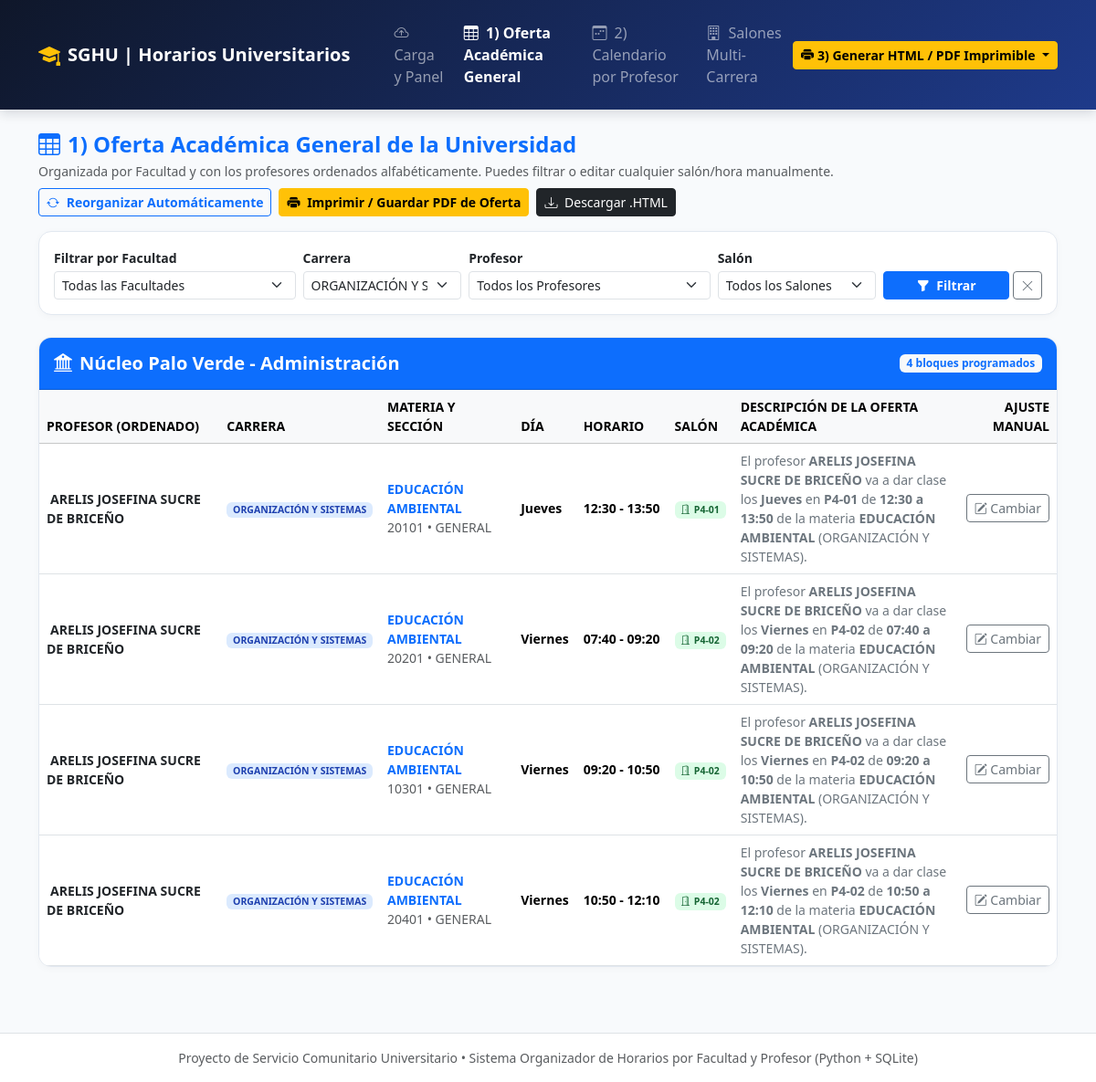
Screenshot of /oferta-general?carrera_id=65 with the database file from the repository.
### tables this page shows
CREATE TABLE asignaciones_horario (
        id INTEGER PRIMARY KEY AUTOINCREMENT,
        carga_id INTEGER NOT NULL,
        profesor_id INTEGER NOT NULL,
        materia_id INTEGER NOT NULL,
        salon_id INTEGER NOT NULL,
        dia TEXT NOT NULL,
        hora_inicio TEXT NOT NULL,
        hora_fin TEXT NOT NULL,
        estado TEXT DEFAULT 'Confirmado',
        FOREIGN KEY (carga_id) REFERENCES carga_academica(id) ON DELETE CASCADE,
        FOREIGN KEY (profesor_id) REFERENCES profesores(id) ON DELETE CASCADE,
        FOREIGN KEY (materia_id) REFERENCES materias(id) ON DELETE CASCADE,
        FOREIGN KEY (salon_id) REFERENCES salones(id) ON DELETE CASCADE
    );

CREATE TABLE facultades (
        id INTEGER PRIMARY KEY AUTOINCREMENT,
        nombre TEXT NOT NULL UNIQUE
    );

CREATE TABLE profesores (
        id INTEGER PRIMARY KEY AUTOINCREMENT,
        nombre TEXT NOT NULL UNIQUE,
        cedula TEXT DEFAULT '',
        email TEXT DEFAULT ''
    );

CREATE TABLE carreras (
        id INTEGER PRIMARY KEY AUTOINCREMENT,
        nombre TEXT NOT NULL,
        facultad_id INTEGER NOT NULL,
        UNIQUE(nombre, facultad_id),
        FOREIGN KEY (facultad_id) REFERENCES facultades(id) ON DELETE CASCADE
    );

CREATE TABLE materias (
        id INTEGER PRIMARY KEY AUTOINCREMENT,
        nombre TEXT NOT NULL,
        codigo TEXT DEFAULT '',
        carrera_id INTEGER NOT NULL,
        semestre TEXT DEFAULT '1er Semestre',
        UNIQUE(nombre, carrera_id),
        FOREIGN KEY (carrera_id) REFERENCES carreras(id) ON DELETE CASCADE
    );

CREATE TABLE carga_academica (
        id INTEGER PRIMARY KEY AUTOINCREMENT,
        profesor_id INTEGER NOT NULL,
        materia_id INTEGER NOT NULL,
        seccion TEXT DEFAULT 'Sección A',
        bloques_semanales INTEGER DEFAULT 1,
        salon_preferido TEXT DEFAULT '',
        dia_fijo TEXT DEFAULT '',
        hora_inicio_fija TEXT DEFAULT '',
        hora_fin_fija TEXT DEFAULT '',
        UNIQUE(profesor_id, materia_id, seccion),
        FOREIGN KEY (profesor_id) REFERENCES profesores(id) ON DELETE CASCADE,
        FOREIGN KEY (materia_id) REFERENCES materias(id) ON DELETE CASCADE
    );

CREATE TABLE salones (
        id INTEGER PRIMARY KEY AUTOINCREMENT,
        codigo TEXT NOT NULL UNIQUE,
        capacidad INTEGER DEFAULT 40,
        edificio TEXT DEFAULT 'Edificio Principal'
    );

### app.py (the view)
@app.route("/oferta-general")
def oferta_general():
    facultad_id = request.args.get("facultad_id", type=int)
    carrera_id = request.args.get("carrera_id", type=int)
    profesor_id = request.args.get("profesor_id", type=int)
    salon_id = request.args.get("salon_id", type=int)
    dia = request.args.get("dia", default="")
    asignaciones = consultar_oferta_academica(
        facultad_id=facultad_id,
        carrera_id=carrera_id,
        profesor_id=profesor_id,
        salon_id=salon_id,
        dia=dia if dia else None,
    )
    por_facultad = {}
    for a in asignaciones:
        por_facultad.setdefault(a["facultad_nombre"], []).append(a)
    conn = get_connection()
    cursor = conn.cursor()
    cursor.execute("SELECT id, nombre FROM facultades ORDER BY nombre ASC")
    facultades = [dict(r) for r in cursor.fetchall()]
    cursor.execute("SELECT id, nombre, facultad_id FROM carreras ORDER BY nombre ASC")
    carreras = [dict(r) for r in cursor.fetchall()]
    cursor.execute("SELECT id, nombre FROM profesores ORDER BY nombre ASC")
    profesores = [dict(r) for r in cursor.fetchall()]
    cursor.execute("SELECT id, codigo, edificio FROM salones ORDER BY codigo ASC")
    salones = [dict(r) for r in cursor.fetchall()]
    conn.close()
    return render_template(
        "oferta_general.html",
        asignaciones=asignaciones,
        por_facultad=por_facultad,
        facultades=facultades,
        carreras=carreras,
        profesores=profesores,
        salones=salones,
        filtros={
            "facultad_id": facultad_id,
            "carrera_id": carrera_id,
            "profesor_id": profesor_id,
            "salon_id": salon_id,
            "dia": dia,
        },
        dias_orden=DIAS_ORDEN,
        bloques_horarios=BLOQUES_HORARIOS,
    )

### app.py (called while the page is built)
@app.context_processor
def inject_global_profesores():
    conn = get_connection()
    cursor = conn.cursor()
    cursor.execute("SELECT id, nombre FROM profesores ORDER BY nombre ASC")
    lista_profesores = [dict(r) for r in cursor.fetchall()]
    conn.close()
    return {"profesores_global": lista_profesores}

### database.py (called while the page is built)
def get_connection():
    conn = sqlite3.connect(DB_PATH)
    conn.row_factory = sqlite3.Row
    conn.execute("PRAGMA foreign_keys = ON;")
    conn.execute("PRAGMA journal_mode = WAL;")
    return conn

### templates/oferta_general.html (shortened to what this page needs)
{% extends "base.html" %}
{% block content %}
<div class="d-flex flex-wrap justify-content-between align-items-center mb-3 gap-2">
    <div>
        <h4 class="fw-bold mb-1 text-primary"><i class="bi bi-table me-2"></i>1) Oferta Académica General de la Universidad</h4>
        <p class="text-muted small mb-0">
            Organizada por Facultad y con los profesores ordenados alfabéticamente. Puedes filtrar o editar cualquier salón/hora manualmente.
        </p>
    </div>
    <div class="d-flex gap-2">
        <form action="{{ url_for('reorganizar') }}" method="POST" class="d-inline">
            <button type="submit" class="btn btn-outline-primary btn-sm fw-semibold">
                <i class="bi bi-arrow-repeat me-1"></i> Reorganizar Automáticamente
            </button>
        </form>
        <a href="{{ url_for('reporte_imprimible', tipo='general', facultad_id=filtros.facultad_id, print='1') }}" target="_blank" class="btn btn-warning btn-sm fw-bold">
            <i class="bi bi-printer-fill me-1"></i> Imprimir / Guardar PDF de Oferta
        </a>
        <a href="{{ url_for('reporte_imprimible', tipo='general', facultad_id=filtros.facultad_id, descargar='1') }}" class="btn btn-dark btn-sm">
            <i class="bi bi-download me-1"></i> Descargar .HTML
        </a>
    </div>
</div>
<div class="card card-panel p-3 mb-4">
    <form method="GET" action="{{ url_for('oferta_general') }}" class="row g-2 align-items-end">
        <div class="col-md-3">
            <label class="form-label small fw-semibold mb-1">Filtrar por Facultad</label>
            <select name="facultad_id" class="form-select form-select-sm">
                <option value="">Todas las Facultades</option>
            </select>
        </div>
        <div class="col-md-2">
            <label class="form-label small fw-semibold mb-1">Carrera</label>
            <select name="carrera_id" class="form-select form-select-sm">
                {% for c in carreras %}
                    <option value="{{ c.id }}" {% if filtros.carrera_id == c.id %}selected{% endif %}>{{ c.nombre }}</option>
                {% endfor %}
            </select>
        </div>
        <div class="col-md-3">
            <label class="form-label small fw-semibold mb-1">Profesor</label>
            <select name="profesor_id" class="form-select form-select-sm">
                <option value="">Todos los Profesores</option>
            </select>
        </div>
        <div class="col-md-2">
            <label class="form-label small fw-semibold mb-1">Salón</label>
            <select name="salon_id" class="form-select form-select-sm">
                <option value="">Todos los Salones</option>
            </select>
        </div>
        <div class="col-md-2 d-flex gap-1">
            <button type="submit" class="btn btn-primary btn-sm w-100 fw-semibold">
                <i class="bi bi-funnel-fill me-1"></i> Filtrar
            </button>
            <a href="{{ url_for('oferta_general') }}" class="btn btn-outline-secondary btn-sm" title="Limpiar filtros">
                <i class="bi bi-x-lg"></i>
            </a>
        </div>
    </form>
</div>
{% if not por_facultad %}
<div class="alert alert-info text-center p-4">
    <i class="bi bi-info-circle fs-3 d-block mb-2"></i>
    No hay horarios registrados con los filtros seleccionados. Ve al panel de inicio para cargar un archivo Excel, Word, TXT o los datos de demostración.
</div>
{% else %}
    {% for facultad_nombre, lista_clases in por_facultad.items() %}
    <div class="card card-panel mb-4 overflow-hidden">
        <div class="card-header bg-primary text-white py-3 d-flex justify-content-between align-items-center">
            <h5 class="mb-0 fw-bold"><i class="bi bi-bank2 me-2"></i>{{ facultad_nombre }}</h5>
            <span class="badge bg-light text-primary fw-bold">{{ lista_clases|length }} bloques programados</span>
        </div>
        <div class="table-responsive">
            <table class="table table-hover align-middle mb-0">
                <thead class="table-light small text-uppercase">
                    <tr>
                        <th>Profesor (Ordenado)</th>
                        <th>Carrera</th>
                        <th>Materia y Sección</th>
                        <th>Día</th>
                        <th>Horario</th>
                        <th>Salón</th>
                        <th>Descripción de la Oferta Académica</th>
                        <th class="text-end">Ajuste Manual</th>
                    </tr>
                </thead>
                <tbody class="small">
                    {% for item in lista_clases %}
                    <tr>
                        <td class="fw-bold">
                            <a href="{{ url_for('calendario_profesores', profesor_id=item.profesor_id) }}" class="text-decoration-none text-dark">
                                {{ item.profesor_nombre }}
                            </a>
                        </td>
                        <td><span class="badge badge-carrera">{{ item.carrera_nombre }}</span></td>
                        <td>
                            <div class="fw-bold text-primary">{{ item.materia_nombre }}</div>
                            <span class="text-muted">{{ item.seccion }} &bull; {{ item.semestre }}</span>
                        </td>
                        <td class="fw-semibold">{{ item.dia }}</td>
                        <td class="fw-semibold text-nowrap">{{ item.hora_inicio }} - {{ item.hora_fin }}</td>
                        <td>
                            <a href="{{ url_for('ocupacion_salones', salon_id=item.salon_id) }}" class="badge badge-salon text-decoration-none">
                                <i class="bi bi-door-open me-1"></i>{{ item.salon_codigo }}
                            </a>
                        </td>
                        <td class="text-secondary" style="max-width: 340px;">
                            El profesor <strong>{{ item.profesor_nombre }}</strong> va a dar clase los <strong>{{ item.dia }}</strong> en <strong>{{ item.salon_codigo }}</strong> de <strong>{{ item.hora_inicio }} a {{ item.hora_fin }}</strong> de la materia <strong>{{ item.materia_nombre }}</strong> ({{ item.carrera_nombre }}).
                        </td>
                        <td class="text-end">
                            <button class="btn btn-outline-secondary btn-sm" data-bs-toggle="modal" data-bs-target="#modalEditar{{ item.asignacion_id }}">
                                <i class="bi bi-pencil-square"></i> Cambiar
                            </button>
                        </td>
                    </tr>
                    {% endfor %}
                </tbody>
            </table>
        </div>
    </div>
    {% endfor %}
{% endif %}
{% endblock %}

### templates/base.html (style rules this page uses)
:root { --univ-primary: #1e3a8a; --univ-secondary: #0f172a; --univ-accent: #2563eb; }
body { background-color: #f8fafc; font-family: 'Segoe UI', system-ui, -apple-system, sans-serif; color: #1e293b; }
.card-panel { border: 1px solid #e2e8f0; border-radius: 14px; box-shadow: 0 2px 8px rgba(0,0,0,0.03); background: #ffffff; }
.badge-carrera { background-color: #dbeafe; color: #1e40af; font-weight: 600; }
.badge-salon { background-color: #dcfce7; color: #166534; font-weight: 600; }

### rows the page displays
asignaciones_horario: nombre "Núcleo Palo Verde - Administración", lista_clases "4", profesor_nombre "ARELIS JOSEFINA SUCRE DE BRICEÑO", carrera_nombre "ORGANIZACIÓN Y SISTEMAS", materia_nombre "EDUCACIÓN AMBIENTAL", seccion "20101", semestre "GENERAL", dia "Jueves", hora_inicio "12:30", hora_fin "13:50", salon_codigo "P4-01"
asignaciones_horario: profesor_nombre "ARELIS JOSEFINA SUCRE DE BRICEÑO", carrera_nombre "ORGANIZACIÓN Y SISTEMAS", materia_nombre "EDUCACIÓN AMBIENTAL", seccion "20201", semestre "GENERAL", dia "Viernes", hora_inicio "07:40", hora_fin "09:20", salon_codigo "P4-02"
asignaciones_horario: profesor_nombre "ARELIS JOSEFINA SUCRE DE BRICEÑO", carrera_nombre "ORGANIZACIÓN Y SISTEMAS", materia_nombre "EDUCACIÓN AMBIENTAL", seccion "10301", semestre "GENERAL", dia "Viernes", hora_inicio "09:20", hora_fin "10:50", salon_codigo "P4-02"
asignaciones_horario: profesor_nombre "ARELIS JOSEFINA SUCRE DE BRICEÑO", carrera_nombre "ORGANIZACIÓN Y SISTEMAS", materia_nombre "EDUCACIÓN AMBIENTAL", seccion "20401", semestre "GENERAL", dia "Viernes", hora_inicio "10:50", hora_fin "12:10", salon_codigo "P4-02"

### other values shown
form field carrera_id "ORGANIZACIÓN Y SISTEMAS"
